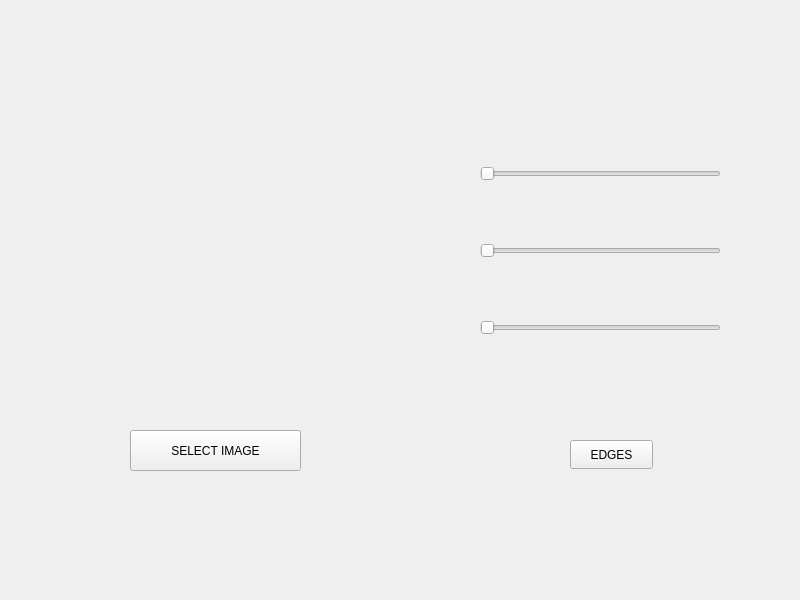
<?xml version="1.0" encoding="UTF-8"?>
<ui version="4.0">
 <class>Widget</class>
 <widget class="QWidget" name="Widget">
  <property name="geometry">
   <rect>
    <x>0</x>
    <y>0</y>
    <width>800</width>
    <height>600</height>
   </rect>
  </property>
  <property name="windowTitle">
   <string>Widget</string>
  </property>
  <widget class="QPushButton" name="pushButton">
   <property name="geometry">
    <rect>
     <x>130</x>
     <y>430</y>
     <width>171</width>
     <height>41</height>
    </rect>
   </property>
   <property name="text">
    <string>SELECT IMAGE</string>
   </property>
  </widget>
  <widget class="QWidget" name="layoutWidget">
   <property name="geometry">
    <rect>
     <x>480</x>
     <y>110</y>
     <width>241</width>
     <height>281</height>
    </rect>
   </property>
   <layout class="QVBoxLayout" name="verticalLayout">
    <item>
     <widget class="QSlider" name="horizontalSlider">
      <property name="orientation">
       <enum>Qt::Orientation::Horizontal</enum>
      </property>
     </widget>
    </item>
    <item>
     <widget class="QSlider" name="horizontalSlider_2">
      <property name="maximum">
       <number>100</number>
      </property>
      <property name="singleStep">
       <number>1</number>
      </property>
      <property name="orientation">
       <enum>Qt::Orientation::Horizontal</enum>
      </property>
     </widget>
    </item>
    <item>
     <widget class="QSlider" name="horizontalSlider_3">
      <property name="orientation">
       <enum>Qt::Orientation::Horizontal</enum>
      </property>
     </widget>
    </item>
   </layout>
  </widget>
  <widget class="QWidget" name="widget_2" native="true">
   <property name="geometry">
    <rect>
     <x>30</x>
     <y>80</y>
     <width>391</width>
     <height>331</height>
    </rect>
   </property>
  </widget>
  <widget class="QPushButton" name="pushButton_2">
   <property name="geometry">
    <rect>
     <x>570</x>
     <y>440</y>
     <width>83</width>
     <height>29</height>
    </rect>
   </property>
   <property name="text">
    <string>EDGES</string>
   </property>
  </widget>
 </widget>
 <resources/>
 <connections/>
</ui>
